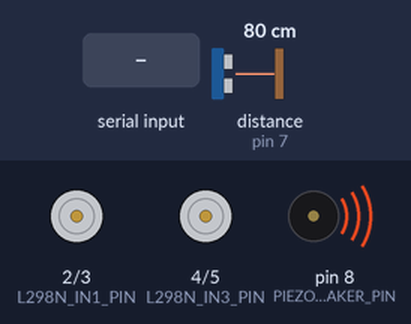
Simulated run of this sketch. Board: Arduino Uno, built with avr-gcc and run on an emulated ATmega328P. Shown: motor-driver pin pairs drawn as motors (green arrow = first pin HIGH = forward, orange = second pin HIGH = backward, longer = more drive, scaled by the enable pin), buzzer (waves = sounding, pin HIGH). Wiring (inferred from the names in the program): ultrasonic range finder: trigger pin 6; echo pin 7. The test bench sets the inputs (shaded band); at power-on: distance to the obstacle (sensor on pin 7) 80 cm. The echo pulse lasts 58.3 µs per cm; pins used as bus, display or sensor lines are not drawn; what the sketch prints to the serial monitor is not drawn.

Above: at 2.2 s.
2.3 s: distance to the obstacle (sensor on pin 7) set to 34 cm
3.8 s: distance to the obstacle (sensor on pin 7) set to 27 cm
At 4.4 s:
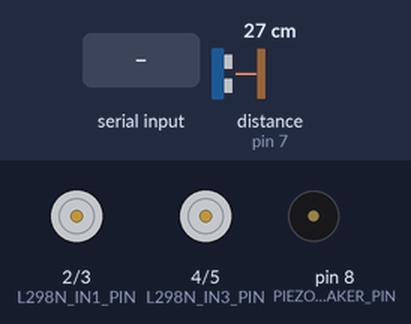
5.3 s: "F" received over the second serial link
At 6.5 s:
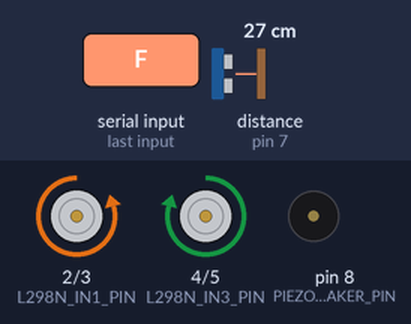
6.8 s: "B" received over the second serial link
At 7.9 s:
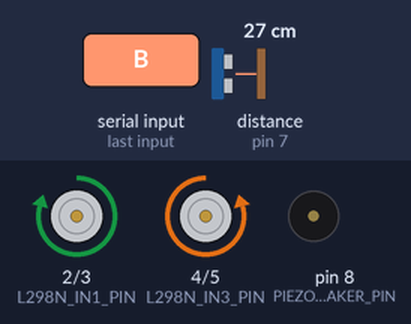
8.3 s: "L" received over the second serial link
At 9.0 s:
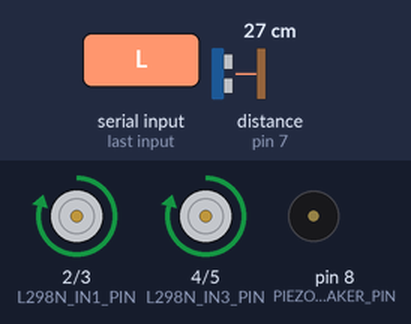
9.8 s: "R" received over the second serial link
At 10.1 s:
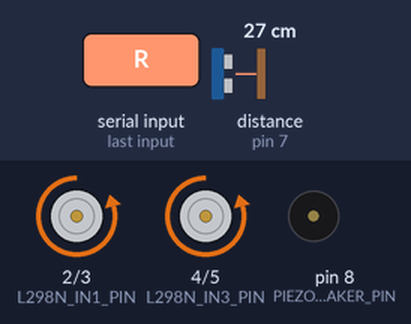
Timing chart, 0 to 12.3 s (numbered marks = the images above; inputs shaded):
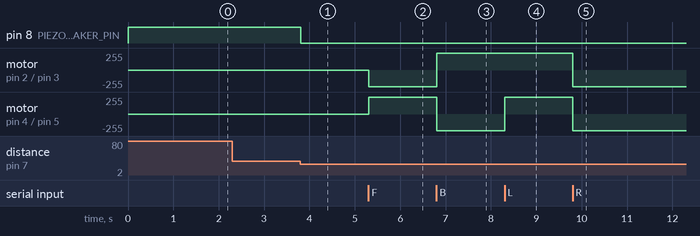

The sketch:

arduino.ino
```cpp
#include <SoftwareSerial.h>

// HC Serial
const int BLUETOOTH_RX_PIN = 11;
const int BLUETOOTH_TX_PIN = 12;
SoftwareSerial HCSerial(BLUETOOTH_RX_PIN, BLUETOOTH_TX_PIN);

//==================================================================
// HARDWARE CONFIGURATION & PIN DEFINITIONS
//==================================================================

// --- L298N Motor Driver ---
const int L298N_IN1_PIN = 2;
const int L298N_IN2_PIN = 3;
const int L298N_ENA = 9;  // ENA

const int L298N_IN3_PIN = 4;
const int L298N_IN4_PIN = 5;
const int L298N_ENB = 10;  // ENB

// --- Ultrasonic Distance Sensor (HY-SRF05) ---
const int ULTRASONIC_TRIG_PIN = 6;
const int ULTRASONIC_ECHO_PIN = 7;

// --- Piezo Buzzer ---
const int PIEZO_SPEAKER_PIN = 8;

//==================================================================
// OPERATING PARAMETERS
//==================================================================

int MAX_SPEED = 250;                         // Robot's travel speed (0-255)
const int TURN_SPEED_DIVISOR = 10;           // Used for arc turns. Higher value = sharper turn.
const int OBSTACLE_DETECTION_DISTANCE_STOP = 20; // Alert and stop car
const int OBSTACLE_DETECTION_DISTANCE = 30;  // Alert distance in cm
bool isStop = false;

//==================================================================
// SETUP FUNCTION
//==================================================================
void setup() {
  Serial.begin(9600);
  HCSerial.begin(9600);

  // Configure L298N pins
  pinMode(L298N_IN1_PIN, OUTPUT);
  pinMode(L298N_IN2_PIN, OUTPUT);
  pinMode(L298N_IN3_PIN, OUTPUT);
  pinMode(L298N_IN4_PIN, OUTPUT);
  pinMode(L298N_ENA, OUTPUT);
  pinMode(L298N_ENB, OUTPUT);

  // Configure Ultrasonic Sensor pins
  pinMode(ULTRASONIC_TRIG_PIN, OUTPUT);
  pinMode(ULTRASONIC_ECHO_PIN, INPUT);

  // Configure Piezo Buzzer pin (Active-Low)
  pinMode(PIEZO_SPEAKER_PIN, OUTPUT);
  digitalWrite(PIEZO_SPEAKER_PIN, HIGH);

  Serial.println("System initialized. Awaiting commands.");
  delay(1000);  // Wait for sensors to stabilize
}

//==================================================================
// MOTOR CONTROL FUNCTIONS
//==================================================================

void stopMotors() {
  digitalWrite(L298N_IN1_PIN, LOW);
  digitalWrite(L298N_IN2_PIN, LOW);
  digitalWrite(L298N_IN3_PIN, LOW);
  digitalWrite(L298N_IN4_PIN, LOW);
  analogWrite(L298N_ENA, 0);
  analogWrite(L298N_ENB, 0);
}

void moveForward() {
  digitalWrite(L298N_IN1_PIN, LOW);
  digitalWrite(L298N_IN2_PIN, HIGH);
  digitalWrite(L298N_IN3_PIN, HIGH);
  digitalWrite(L298N_IN4_PIN, LOW);
  analogWrite(L298N_ENA, MAX_SPEED);
  analogWrite(L298N_ENB, MAX_SPEED);
}

void moveBackward() {
  digitalWrite(L298N_IN1_PIN, HIGH);
  digitalWrite(L298N_IN2_PIN, LOW);
  digitalWrite(L298N_IN3_PIN, LOW);
  digitalWrite(L298N_IN4_PIN, HIGH);
  analogWrite(L298N_ENA, MAX_SPEED);
  analogWrite(L298N_ENB, MAX_SPEED);
}

void turnLeftOnSpot() {
  digitalWrite(L298N_IN1_PIN, HIGH);
  digitalWrite(L298N_IN2_PIN, LOW);
  digitalWrite(L298N_IN3_PIN, HIGH);
  digitalWrite(L298N_IN4_PIN, LOW);
  analogWrite(L298N_ENA, MAX_SPEED);
  analogWrite(L298N_ENB, MAX_SPEED);
}

void turnRightOnSpot() {
  digitalWrite(L298N_IN1_PIN, LOW);
  digitalWrite(L298N_IN2_PIN, HIGH);
  digitalWrite(L298N_IN3_PIN, LOW);
  digitalWrite(L298N_IN4_PIN, HIGH);
  analogWrite(L298N_ENA, MAX_SPEED);
  analogWrite(L298N_ENB, MAX_SPEED);
}

void arcForwardLeft() {
  digitalWrite(L298N_IN1_PIN, HIGH);
  digitalWrite(L298N_IN2_PIN, LOW);
  digitalWrite(L298N_IN3_PIN, HIGH);
  digitalWrite(L298N_IN4_PIN, LOW);
  analogWrite(L298N_ENA, MAX_SPEED / TURN_SPEED_DIVISOR);
  analogWrite(L298N_ENB, MAX_SPEED);
}

void arcForwardRight() {
  digitalWrite(L298N_IN1_PIN, LOW);
  digitalWrite(L298N_IN2_PIN, HIGH);
  digitalWrite(L298N_IN3_PIN, LOW);
  digitalWrite(L298N_IN4_PIN, HIGH);
  analogWrite(L298N_ENA, MAX_SPEED);
  analogWrite(L298N_ENB, MAX_SPEED / TURN_SPEED_DIVISOR);
}

void arcBackwardLeft() {
  digitalWrite(L298N_IN1_PIN, HIGH);
  digitalWrite(L298N_IN2_PIN, LOW);
  digitalWrite(L298N_IN3_PIN, HIGH);
  digitalWrite(L298N_IN4_PIN, LOW);
  analogWrite(L298N_ENA, MAX_SPEED);
  analogWrite(L298N_ENB, MAX_SPEED / TURN_SPEED_DIVISOR);
}

void arcBackwardRight() {
  digitalWrite(L298N_IN1_PIN, LOW);
  digitalWrite(L298N_IN2_PIN, HIGH);
  digitalWrite(L298N_IN3_PIN, LOW);
  digitalWrite(L298N_IN4_PIN, HIGH);
  analogWrite(L298N_ENA, MAX_SPEED / TURN_SPEED_DIVISOR);
  analogWrite(L298N_ENB, MAX_SPEED);
}

//==================================================================
// SENSOR AND ALERT FUNCTIONS
//==================================================================

int getDistance() {
  digitalWrite(ULTRASONIC_TRIG_PIN, LOW);
  delayMicroseconds(2);
  digitalWrite(ULTRASONIC_TRIG_PIN, HIGH);
  delayMicroseconds(5);
  digitalWrite(ULTRASONIC_TRIG_PIN, LOW);
  long duration = pulseIn(ULTRASONIC_ECHO_PIN, HIGH);

  if (duration > 0) {
    return duration / 29.412 / 2;
  }
  return 999;
}

void alertOnObstacle() {
  int distance = getDistance();

  if (distance < OBSTACLE_DETECTION_DISTANCE_STOP) {
    digitalWrite(PIEZO_SPEAKER_PIN, LOW);  // Turn buzzer ON
    isStop = true;
  } else if (distance < OBSTACLE_DETECTION_DISTANCE) {
    digitalWrite(PIEZO_SPEAKER_PIN, LOW);  // Turn buzzer ON
    isStop = false;
  } else {
    digitalWrite(PIEZO_SPEAKER_PIN, HIGH);  // Turn buzzer OFF
    isStop = false;
  }
}

//==================================================================
// MAIN LOOP
//==================================================================

char command = 'S';

void loop() {

  // Check for an incoming command from the Serial Monitor
  if (HCSerial.available()) {
    command = HCSerial.read();
  }

  alertOnObstacle();

  // Execute an action immediately based on the command character
  switch (command) {
    case 'F': moveForward(); break;       // Forward
    case 'B':
      if (isStop) stopMotors();
      else moveBackward();
      break;      // Backward
    case 'L': turnLeftOnSpot(); break;    // Turn Left on the spot
    case 'R': turnRightOnSpot(); break;   // Turn Right on the spot
    case 'G': arcForwardLeft(); break;    // Arc Forward-Left
    case 'I': arcForwardRight(); break;   // Arc Forward-Right
    case 'H':
      if (isStop) stopMotors();
      else arcBackwardLeft();
      break;   // Arc Backward-Left
    case 'J':
      if (isStop) stopMotors();
      else arcBackwardRight();
      break;  // Arc Backward-Right
    case 'S':                             // Stop command
    default:                              // Any other character also stops the robot
      stopMotors();
      break;
  }
}
```

Measured:
- the behaviour switches between 31 and 30 cm on distance to the obstacle (sensor on pin 7) (found by bisection; images 0 and 1)
- after the input at 2.3 s, every drawn part: stays the same
- after the input at 3.8 s, pin 8 (PIEZO_SPEAKER_PIN): HIGH → LOW at once
- after the input at 5.3 s, motor on pin 2 (L298N_IN1_PIN) / pin 3 (L298N_IN2_PIN): stopped → backward 250/255 at once; motor on pin 4 (L298N_IN3_PIN) / pin 5 (L298N_IN4_PIN): stopped → forward 250/255 at once
- after the input at 6.8 s, motor on pin 2 (L298N_IN1_PIN) / pin 3 (L298N_IN2_PIN): backward 250/255 → forward 250/255 at once; motor on pin 4 (L298N_IN3_PIN) / pin 5 (L298N_IN4_PIN): forward 250/255 → backward 250/255 at once
- after the input at 8.3 s, motor on pin 4 (L298N_IN3_PIN) / pin 5 (L298N_IN4_PIN): backward 250/255 → forward 250/255 at once
- after the input at 9.8 s, motor on pin 2 (L298N_IN1_PIN) / pin 3 (L298N_IN2_PIN), motor on pin 4 (L298N_IN3_PIN) / pin 5 (L298N_IN4_PIN): forward 250/255 → backward 250/255 at once
